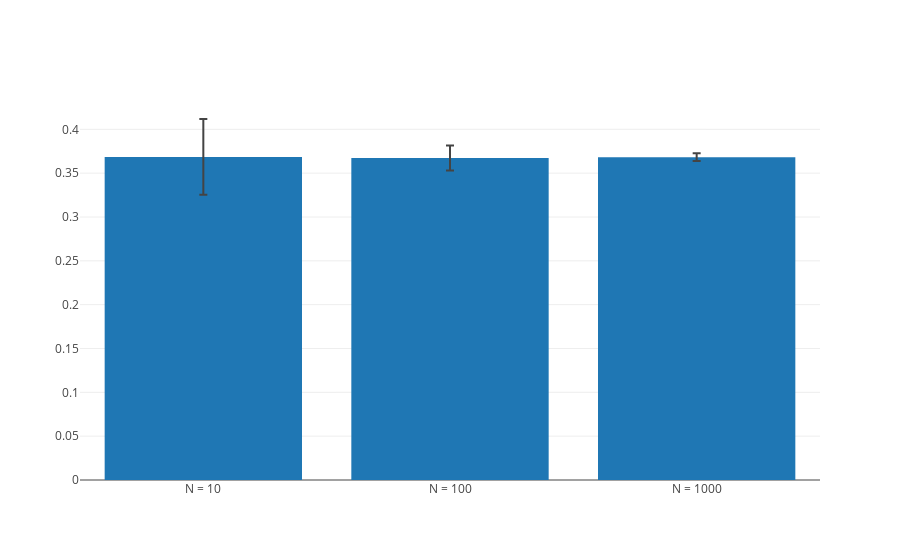

Notebook code cell kept with this figure:
### Markdown cell above
### Sampling under g(x)

Set $g(x)=(1-e^{-1})x^{1/2}$, $f(x)=1-e^{-x}$ show that $f(x) \leq g(x) \quad \forall x\in[0,1]$.

Dim

$f,g \subset C^{\infty}(0,1)$ and $f(0)=g(0)=0$,  $f(1)=g(1)=1-e^{-1}$; if $f(x) \leq g(x) \quad \forall x\in[0,1]$, these points must be the only one in which the two functions are equal in $(0,1)$.
For the Cauchy's mean value theorem, for any ${a,b}$ for which$f(a)=g(a)$ and $f(b)=g(b)$ must exist at least a $c\in(a,b)$ that realizes $f'(c)=g'(c)$. We will now proove that in $(0,1)$ there is only one $c$ that realizes the equality of the first derivatives and therefore other points for which $f=g$ can't exist.

$f'(x)=g'(x)$ gives:

$$
\begin{equation}
e^{-x}=\dfrac{1-e^{-1}}{2x^{1/2}}\quad \Rightarrow \quad x^{1/2}e^{-x}=\dfrac{1-e^{-1}}{2}\doteq h(x)
\end{equation}
$$

Now the following inequalities:

$$
\begin{equation}
h(0)=0<(1-e^{-1})/2, \quad h(1)=e^{-1}>(1-e^{-1})/2
\end{equation}
$$

(the second being equivalent to $(3>e)$) imply, for the continuity of $h$, the existence of at least one point of intersection between $h$ and $(1-e^{-1})/2$.

We will show at the end of the proof that $h$ is concave in $(0,1)$. Given this let's choose the first $x^{*}$ for which $h(x)=(1-e^{-1})/2$. 

Then by definition of concavity we have:

$$
\begin{equation}
h(x^{*}+(1-x^{*})t)> h(x^{*})+(h(1)-h(x^{*}))t \quad \forall t \in [0,1]
\end{equation}
$$

but we have:

$$
\begin{equation}
h(x^{*})=\dfrac{1-e^{-1}}{2}, \quad h(1)-h(x^{*})>0
\end{equation}
$$

therefore

$$
\begin{equation}
h(x)>\dfrac{1-e^{-1}}{2} \forall x \in(x^{*},1]
\end{equation}
$$

and we conclude that there exist only one point $c\equiv x^{*}$ in $(0,1)$ for which $f'(c)=g'(c)$.

Finally $h$ is indeed concave since:

$$
\begin{equation}
h''(x)=\dfrac{e^{-x}}{x^{1/2}}\left(-1+x-\dfrac{1}{4x}\right)<0 \ \forall x\in[0,1]
\end{equation} 
$$




Show how to sample from the distribution $p_{X}(x)=3/2\sqrt{x}$.

Since the pdf is a power law it is esay to use the cumulative method to generate random numbers from it. The cumulative distribution function is:

$$
\begin{equation}
F(x)=x^{3/2} \quad x \in [0,1]
\end{equation}
$$

The prescription is then to take the inverse that will allow to pass from a unifom distribution to the $ p_{X}(x)$ we seek. More explicitly let $y_{i}$ be a random number from a uniform distribution in the interval $[0,1]$ then:

$$
\begin{equation}
x_{i}=F^{-1}(y_{i})=y_{i}^{2/3}
\end{equation}
$$

will be distributed according to $p_{X}(x)=3/2\sqrt{x}.$

### Code cell
def g(x):
    return (1 - np.exp(-1)) * x**0.5


def sample_g(size=1):
    """Samples uniformly between the x-axis and g(x)."""
    x = np.random.random(size)**(2/3)
    y = np.random.uniform(0, g(x), size)

    return x, y

print("Sampling from area under g(x).\n"
      "==============================")
print_integral_summary(sample_g, 2/3*(1 - np.exp(-1)), Ns)

### Figure 1 — Plotly figure (JSON) as saved in the notebook; plotly's stock layout.template omitted (floating-point values rounded to 4 significant figures)
{"data": [{"error_y": {"array": [0.04321, 0.01422, 0.004445], "type": "data"}, "type": "bar", "x": ["N = 10", "N = 100", "N = 1000"], "y": [0.3686, 0.3673, 0.3682]}], "layout": {}}
